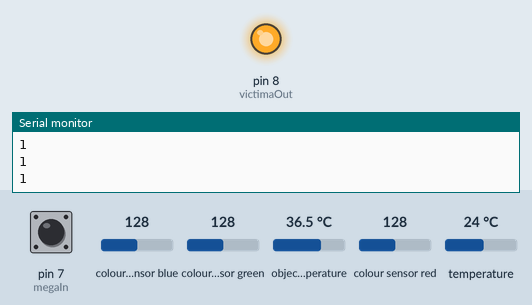
Recording of a sketch running on a simulated Arduino Mega 2560, built with avr-gcc and run on an emulated ATmega2560. On the bench: output pins drawn as LEDs (lit = HIGH), the last lines printed to the serial monitor. Wiring (inferred from the names in the program): TCS3200 colour sensor: output pin 6; S2 pin 4; S3 pin 5; S0 pin 2; S1 pin 3. Inputs (shaded band) come from the test bench; at power-on: object temperature 36.5 °C, pin 7 (megaIn) HIGH, colour sensor blue 128, colour sensor green 128, colour sensor red 128, temperature 24 °C. Pins used as bus, display or sensor lines are not drawn.

Above: at 0.94 s.
1.3 s: object temperature set to 29.5 °C
4.3 s: object temperature set to 28.8 °C
At 4.7 s:
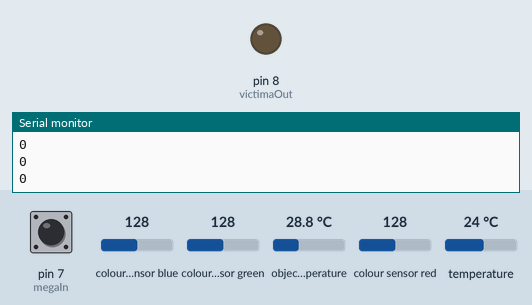
Timing chart, 0 to 7.3 s (numbered marks = the images above; inputs shaded):
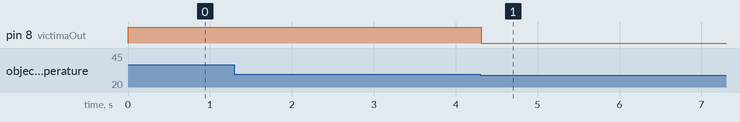

The sketch:

Test_Nano.ino
```cpp
#include <Wire.h>
#include <Adafruit_MLX90614.h>

#define S0 2
#define S1 3
#define S2 4
#define S3 5
#define sensorOut 6
#define victimaOut 8
#define colorOut 9
#define megaIn 7

#define MlxR 0x1C
#define MlxL 0x4C

Adafruit_MLX90614 mlxRight = Adafruit_MLX90614(MlxR);
Adafruit_MLX90614 mlxLeft = Adafruit_MLX90614(MlxL);

unsigned long tiempoYa, tiempoAntes;

uint8_t sensorR() {
	int frequency;

	digitalWrite(S2, HIGH);
	digitalWrite(S3, HIGH);
	frequency = 0;
	for (uint8_t i = 0; i < 5; i++) {
		frequency += pulseIn(sensorOut, LOW);
	}
	frequency /= 5;
	//Serial.println(frequency);
	if (frequency >= 130)
		return 1;
	return 0;
}

uint8_t sensarTemperatura() {
	if (mlxRight.readObjectTempC() > mlxRight.readAmbientTempC() + 5) {
		return 1;
	}
	if (mlxLeft.readObjectTempC() > mlxLeft.readAmbientTempC() + 5)
		return 2;
	return 0;
}

void setup() {
	Serial.begin(9600);

	mlxRight.begin();
	mlxLeft.begin();
	pinMode(S0, OUTPUT);
	pinMode(S1, OUTPUT);
	pinMode(S2, OUTPUT);
	pinMode(S3, OUTPUT);
	pinMode(sensorOut, INPUT);

	pinMode(victimaOut, OUTPUT);
	pinMode(colorOut, OUTPUT);
	pinMode(megaIn, INPUT);

	digitalWrite(S0, HIGH);
	digitalWrite(S1, LOW);
	for(int i= 0; i< 100; i++) {
		digitalWrite(victimaOut, LOW);
		digitalWrite(colorOut, LOW);
	}
}
//Color
//0 si es blanco, 1 si es negro
//Temp
//0 si no hay, 1 si está a la derecha, 2 si está a la izquierda
void loop() {
	if (sensarTemperatura() > 0) {
		digitalWrite(victimaOut, HIGH);
		tiempoAntes = millis();
		while (digitalRead(megaIn) == 0 && tiempoAntes + 200 > tiempoYa) {
			tiempoYa = millis();
			//Serial.println("ESTOY ATORADO");
		}
		if (tiempoAntes + 200 > tiempoYa) {
			//Serial.println("ENTRO");
			digitalWrite(victimaOut, LOW);
			digitalWrite(colorOut, LOW);
			if (sensarTemperatura() == 1) {
				digitalWrite(victimaOut, HIGH);
			}
			else {
				digitalWrite(colorOut, HIGH);
			}
			delay(100);
			digitalWrite(victimaOut, LOW);
			digitalWrite(colorOut, LOW);
		}
		digitalWrite(victimaOut, LOW);
		digitalWrite(colorOut, LOW);
	}
	else{
		digitalWrite(victimaOut, LOW);
	}
	if (sensorR() == 1) {
		digitalWrite(colorOut, HIGH);
		Serial.println("HOLLA");
	}
	else {
		digitalWrite(colorOut, LOW);
	}
	Serial.println(sensarTemperatura());
}
//MEGA
//Color 34
//Temp 33
//Escribir 32
```

Measured:
- the behaviour switches between 29.1 and 29 °C on object temperature (found by bisection; images 0 and 1)
- after the input at 4.3 s, pin 8 (victimaOut): HIGH → LOW at once
